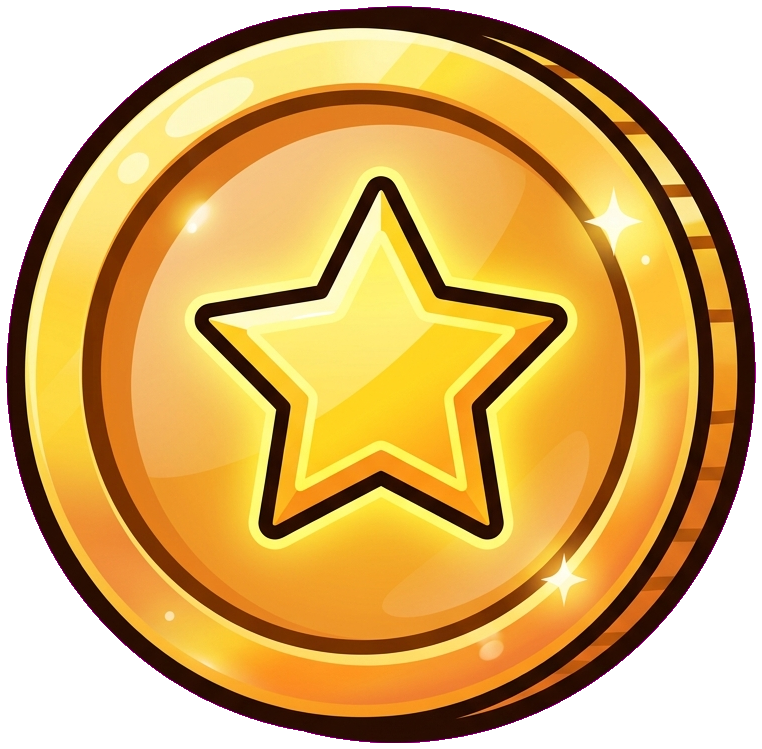
#> input picture assets/raw/coin.png, 762 x 749 px
$ python normalize_background.py --source ../../../../../assets/raw/coin.png --output out.png
#> lines starting #> are read from the running program, lines starting #| are printed output that depends on the picture; after the words box and inside, x2 and y2 are one past the last pixel; in counts of white or black regions, pixels touching at a corner belong together
#> in normalize_background, image is the input picture: PIL image 762x749 RGBA; mean R, G, B, A 214.7, 118.8, 103.2, 195.8
### ai_studio/assets/tools/lib/atomic_io.py
from __future__ import annotations

import json
import shutil
import tempfile
from pathlib import Path
from typing import Any


def atomic_temp_path(path: Path) -> Path:
    path.parent.mkdir(parents=True, exist_ok=True)
    with tempfile.NamedTemporaryFile(
        prefix=f".{path.name}.",
        suffix=".tmp",
        dir=path.parent,
        delete=False,
    ) as handle:
        return Path(handle.name)


# [27 lines left out: functions write_text_atomic, write_json_atomic, copy_file_atomic, not called in this run]


def save_image_atomic(image: Any, path: Path, *, format: str | None = None, **save_kwargs: Any) -> None:
    from PIL import Image

    path.parent.mkdir(parents=True, exist_ok=True)
    format_name = format
    if format_name is None:
        suffix = path.suffix.lstrip(".").upper()
        format_name = "JPEG" if suffix == "JPG" else (suffix or None)
    tmp_path = atomic_temp_path(path)
    try:
        image.save(tmp_path, format=format_name, **save_kwargs)
        tmp_path.replace(path)
    finally:
        if tmp_path.exists():
            tmp_path.unlink()

### ai_studio/assets/tools/raster2d/background/normalize_background.py
#!/usr/bin/env python3
from __future__ import annotations

import argparse
import sys
from pathlib import Path

import numpy as np
from PIL import Image


ROOT = Path(__file__).resolve().parents[5]
if str(ROOT) not in sys.path:
    sys.path.insert(0, str(ROOT))

from ai_studio.assets.tools.lib.atomic_io import save_image_atomic, write_json_atomic

RGB = tuple[int, int, int]


def parse_color(value: str) -> RGB:
    text = value.strip().lstrip("#")
    if len(text) != 6:
        raise argparse.ArgumentTypeError("color must be #rrggbb")
    try:
        return tuple(int(text[index : index + 2], 16) for index in (0, 2, 4))  # type: ignore[return-value]
    except ValueError as exc:
        raise argparse.ArgumentTypeError("color must be #rrggbb") from exc


def format_color(value: RGB) -> str:
    return "#{:02x}{:02x}{:02x}".format(*value)


def rel(path: Path) -> str:
    resolved = path.resolve()
    try:
        return resolved.relative_to(ROOT.resolve()).as_posix()
    except ValueError:
        return resolved.as_posix()


def border_connected(mask: np.ndarray) -> np.ndarray:
    try:
        from scipy.ndimage import label
    except Exception:
        return border_connected_iterative(mask)

    labels, _count = label(mask)
    border = np.concatenate([labels[0, :], labels[-1, :], labels[:, 0], labels[:, -1]])
    border_labels = np.unique(border)
    border_labels = border_labels[border_labels != 0]
    if border_labels.size == 0:
        return np.zeros(mask.shape, dtype=bool)
    return np.isin(labels, border_labels)


def border_connected_iterative(mask: np.ndarray) -> np.ndarray:
    connected = np.zeros(mask.shape, dtype=bool)
    connected[0, :] = mask[0, :]
    connected[-1, :] = mask[-1, :]
    connected[:, 0] = mask[:, 0]
    connected[:, -1] = mask[:, -1]
    previous = -1
    while True:
        current = int(np.count_nonzero(connected))
        if current == previous:
            return connected
        previous = current
        expanded = connected.copy()
        expanded[1:, :] |= connected[:-1, :]
        expanded[:-1, :] |= connected[1:, :]
        expanded[:, 1:] |= connected[:, :-1]
        expanded[:, :-1] |= connected[:, 1:]
        connected = expanded & mask


def estimate_border_key_color(image: Image.Image, *, alpha_threshold: int) -> RGB:
#> called with alpha_threshold = 0
    array = np.asarray(image.convert("RGBA"), dtype=np.uint8)
    border = np.concatenate([array[0, :, :], array[-1, :, :], array[:, 0, :], array[:, -1, :]], axis=0)
    opaque = border[border[:, 3] > alpha_threshold]
#> opaque = empty array
    if opaque.size == 0:
        return 255, 0, 255
    rgb = opaque[:, :3]
    colors, counts = np.unique(rgb, axis=0, return_counts=True)
    key = colors[int(np.argmax(counts))]
    return int(key[0]), int(key[1]), int(key[2])


def normalize_background_numpy(
    image: Image.Image,
    *,
    key_color: RGB | None,
    key_tolerance: int,
    alpha_threshold: int,
) -> tuple[Image.Image, dict[str, object]]:
    if key_color is None:
        key_color = estimate_border_key_color(image, alpha_threshold=alpha_threshold)
#> key_color = (255, 0, 255)
    array = np.asarray(image.convert("RGBA"), dtype=np.uint8).copy()
    rgb = array[..., :3].astype(np.int16)
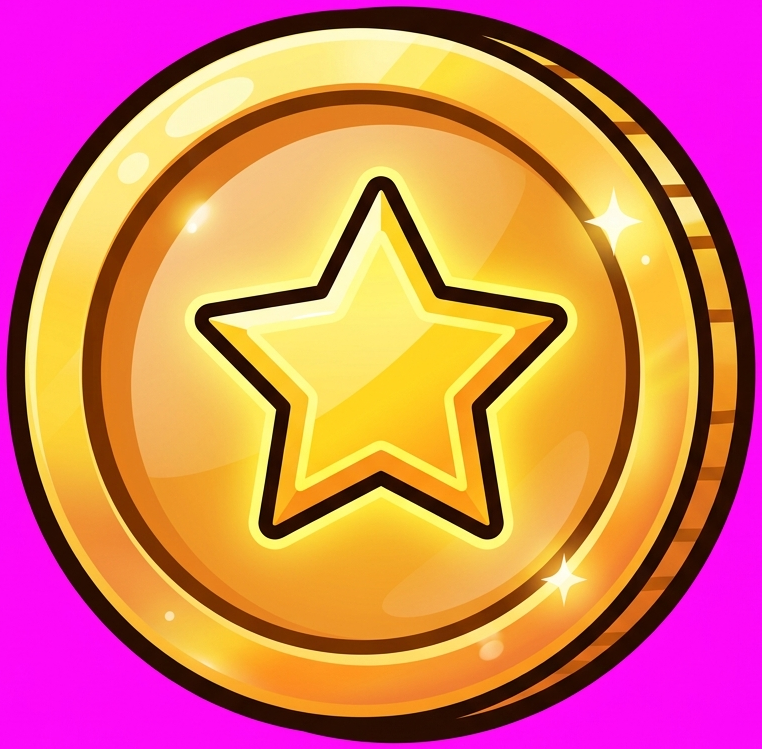
#> rgb: shape (749, 762, 3) int16; mean R, G, B 214.7, 118.8, 103.2
    alpha = array[..., 3]
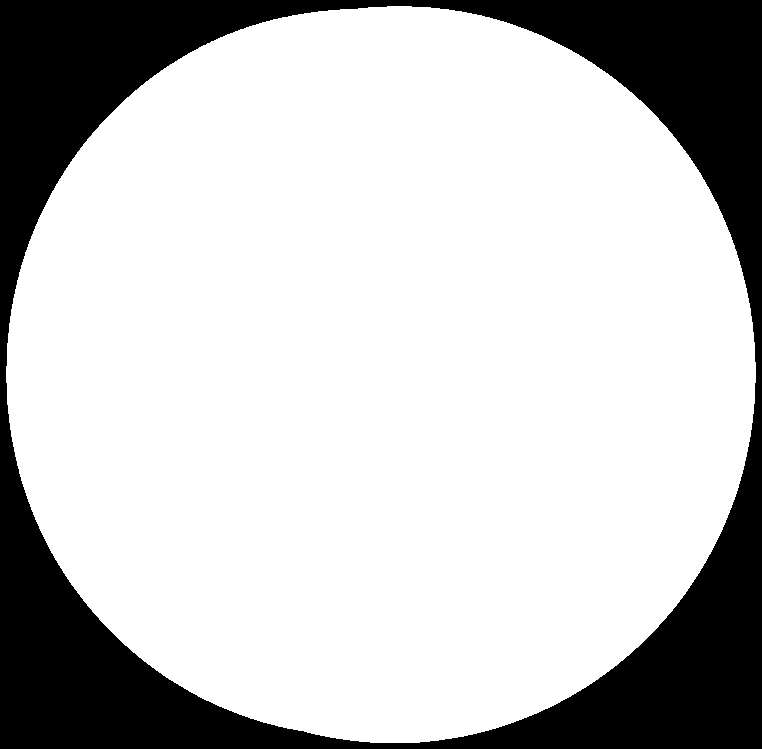
#> alpha: shape (749, 762); 76.8% white; 1 black region, box (x1, y1, x2, y2) and area: (0, 0, 762, 749) 132418
    key = np.asarray(key_color, dtype=np.int16)
#> key = [255, 0, 255]
    key_like = (alpha <= alpha_threshold) | (np.max(np.abs(rgb - key), axis=2) <= key_tolerance)
    background = border_connected(key_like)
#> in border_connected, `border = np.concatenate([labels[0, :], labels[-1, :], labels[:, 0], la..`: border = 3022 values from 1 to 1
#> in border_connected, `border_labels = np.unique(border)`: border_labels = [1]
    target = np.array([key_color[0], key_color[1], key_color[2], 255], dtype=np.uint8)
#> target = [255, 0, 255, 255]
    changed = int(np.count_nonzero(background & np.any(array != target, axis=2)))
#> changed = 132418
    array[background] = target
    report = {
        "schema": "ai_studio.raster2d.background_normalize.v1",
        "mode": "border_connected_key",
        "key_color": format_color(key_color),
        "key_tolerance": key_tolerance,
        "alpha_threshold": alpha_threshold,
        "image": {"width": image.width, "height": image.height},
        "background_pixels": int(np.count_nonzero(background)),
        "changed_pixels": changed,
    }
    return Image.fromarray(array, "RGBA"), report


def normalize_background(
    source: Path,
    output: Path,
    *,
    mode: str,
    key_color: RGB | None,
    key_tolerance: int,
    alpha_threshold: int,
    json_output: Path | None = None,
) -> dict[str, object]:
    image = Image.open(source).convert("RGBA")
    if mode == "none":
        report = {
            "schema": "ai_studio.raster2d.background_normalize.v1",
            "mode": "passthrough_no_background",
            "key_color": "#ff00ff",
            "key_tolerance": key_tolerance,
            "alpha_threshold": alpha_threshold,
            "image": {"width": image.width, "height": image.height},
            "background_pixels": 0,
            "changed_pixels": 0,
            "source": rel(source),
            "output": rel(output),
        }
        save_image_atomic(image, output)
        if json_output:
            write_json_atomic(json_output, report)
        return report

    result, report = normalize_background_numpy(
        image,
        key_color=key_color,
        key_tolerance=key_tolerance,
        alpha_threshold=alpha_threshold,
    )
#> report = 8 items
    report["source"] = rel(source)
    report["output"] = rel(output)
    save_image_atomic(result, output)
    if json_output:
        write_json_atomic(json_output, report)
    return report


def main() -> int:
    parser = argparse.ArgumentParser(description="Normalize a border-connected chroma background to exact key color.")
    parser.add_argument("--source", required=True, type=Path)
    parser.add_argument("--output", required=True, type=Path)
    parser.add_argument("--mode", choices=["auto", "none"], default="auto")
    parser.add_argument("--key-color", type=parse_color)
    parser.add_argument("--key-tolerance", type=int, default=32)
    parser.add_argument("--alpha-threshold", type=int, default=0)
    parser.add_argument("--json-output", type=Path)
    args = parser.parse_args()
    if min(args.key_tolerance, args.alpha_threshold) < 0:
        raise SystemExit("numeric thresholds must be >= 0")

    report = normalize_background(
        args.source,
        args.output,
        mode=args.mode,
        key_color=args.key_color,
        key_tolerance=args.key_tolerance,
        alpha_threshold=args.alpha_threshold,
        json_output=args.json_output,
    )
#> report = 10 items
    print(f"pass: normalized {report['changed_pixels']} background pixel(s)")
#| pass: normalized 132418 background pixel(s)
    return 0


if __name__ == "__main__":
    raise SystemExit(main())
#> (the program exits here)

$ run again, on assets/raw/hp_bar.png
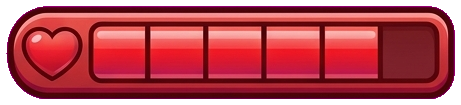
#> input picture assets/raw/hp_bar.png, 461 x 105 px
#> in normalize_background, image is the input picture: PIL image 461x105 RGBA; mean R, G, B, A 182.3, 39, 86.2, 214
#> in estimate_border_key_color, `border = np.concatenate([array[0, :, :], array[-1, :, :], array[:, 0, ..`: border = 1132 rows, first 6: [253, 5, 251, 0], [252, 4, 250, 0], [253, 5, 252, 0], [253, 5, 252, 0], [253, 5, 251, 0], [253, 5, 251, 0]
#> opaque = empty array
#> key_color = (255, 0, 255)
#> in normalize_background_numpy, `alpha = array[..., 3]`:
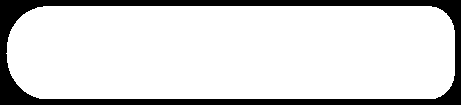
#> alpha: shape (105, 461); 83.9% white; 1 black region, box (x1, y1, x2, y2) and area: (0, 0, 461, 105) 7790
#> key = [255, 0, 255]
#> in border_connected, `border = np.concatenate([labels[0, :], labels[-1, :], labels[:, 0], la..`: border = 1132 values from 1 to 1
#> border_labels = [1]
#> target = [255, 0, 255, 255]
#> changed = 7790
#> in normalize_background_numpy, `array[background] = target`:
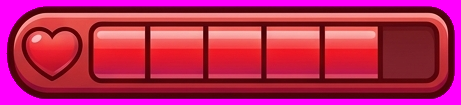
#> array: shape (105, 461, 4); 16.09% of pixels changed, all inside (x1, y1, x2, y2) = (0, 0, 461, 105)
#> in normalize_background, `result, report = normalize_background_numpy( image, key_color=key_colo..`: report = 8 items
#> in main, `report = normalize_background( args.source, args.output, mode=args.mod..`: report = 10 items
#| pass: normalized 7790 background pixel(s)

$ run again, on assets/raw/keep.png
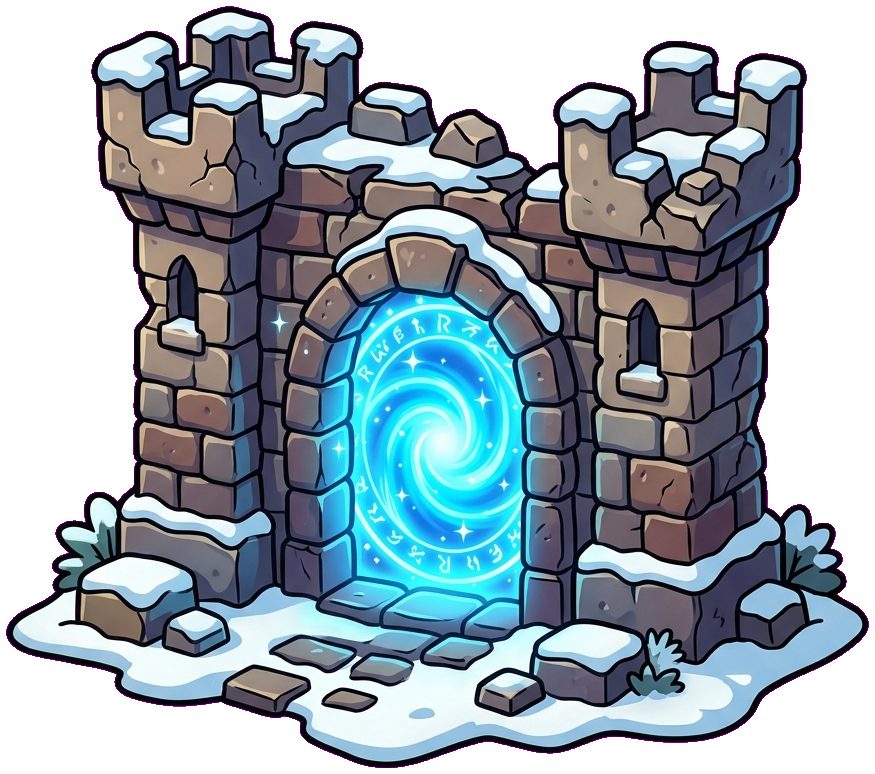
#> input picture assets/raw/keep.png, 875 x 774 px
#> in normalize_background, image is the input picture: PIL image 875x774 RGBA; mean R, G, B, A 150.9, 87.1, 174.1, 174.1
#> opaque = empty array
#> key_color = (255, 0, 255)
#> in normalize_background_numpy, `alpha = array[..., 3]`:
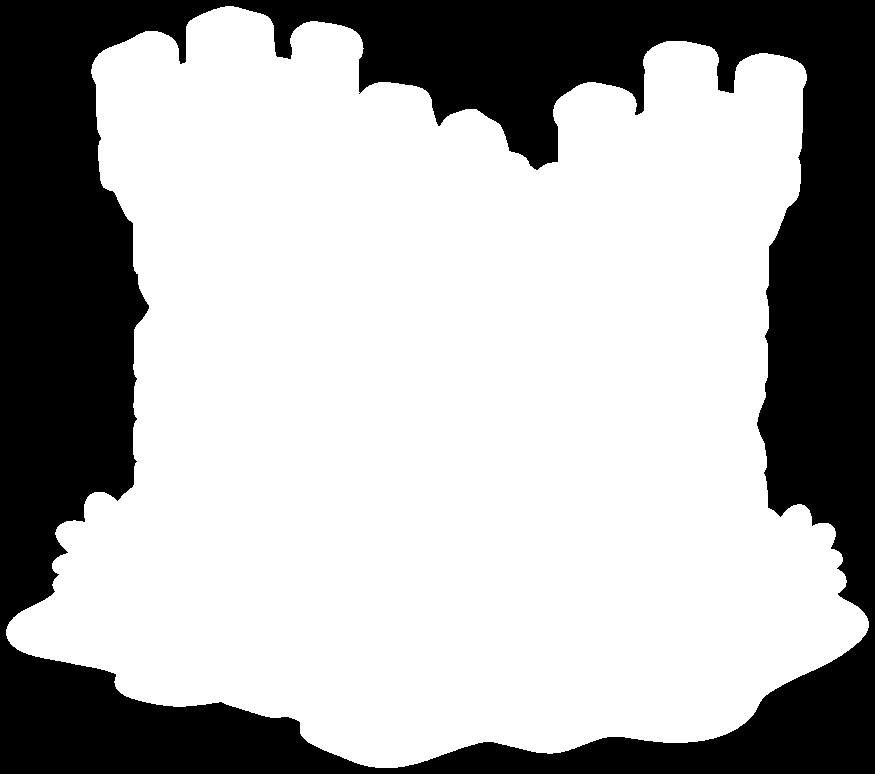
#> alpha: shape (774, 875); 68.3% white; 1 black region, box (x1, y1, x2, y2) and area: (0, 0, 875, 774) 214872
#> key = [255, 0, 255]
#> in border_connected, `labels, _count = label(mask)`:
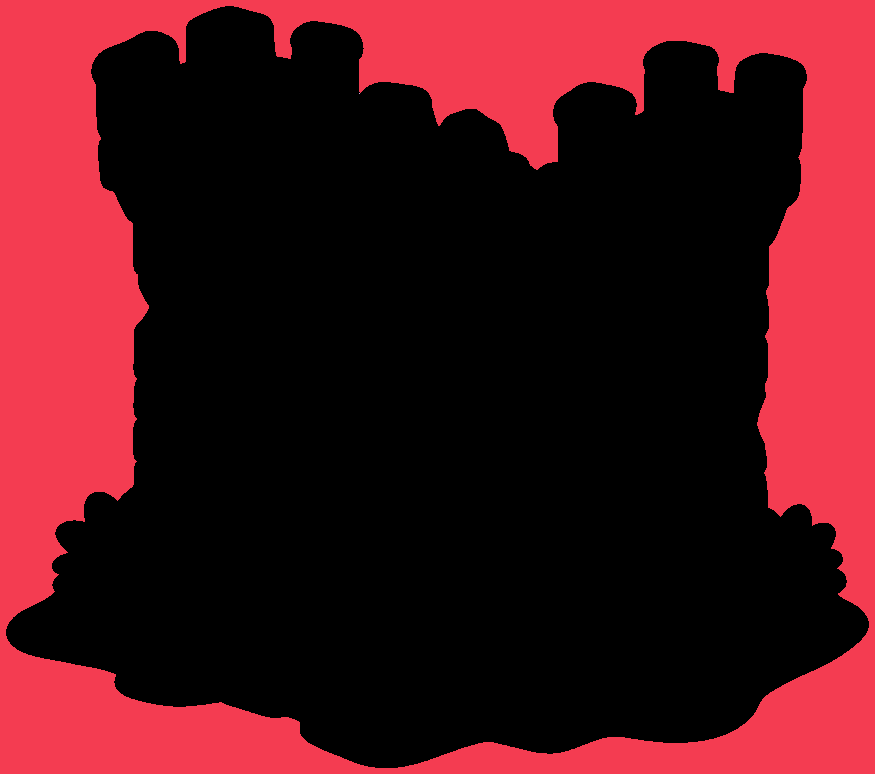
#> labels: shape (774, 875) int32; 3 distinct labels, from 0 to 2; one colour per label, 0 black
#> border = 3298 values from 1 to 1
#> border_labels = [1]
#> target = [255, 0, 255, 255]
#> changed = 214871
#> in normalize_background, `result, report = normalize_background_numpy( image, key_color=key_colo..`: report = 8 items
#> in main, `report = normalize_background( args.source, args.output, mode=args.mod..`: report = 10 items
#| pass: normalized 214871 background pixel(s)
